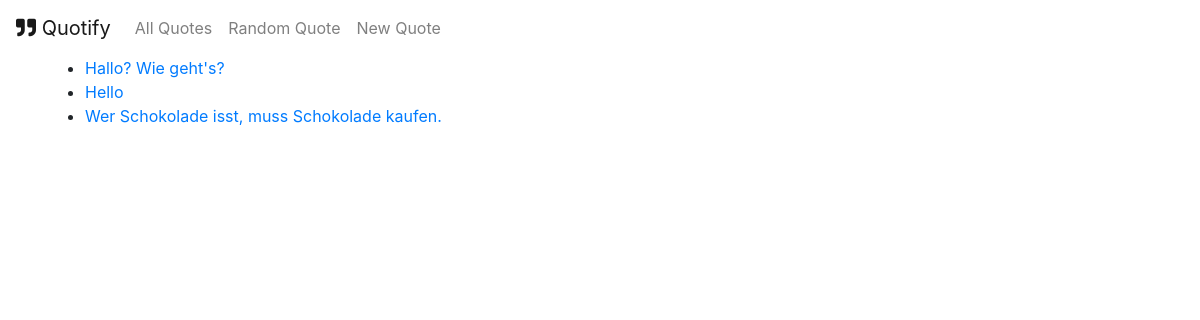
The page /quotes/ on the database as committed earlier.
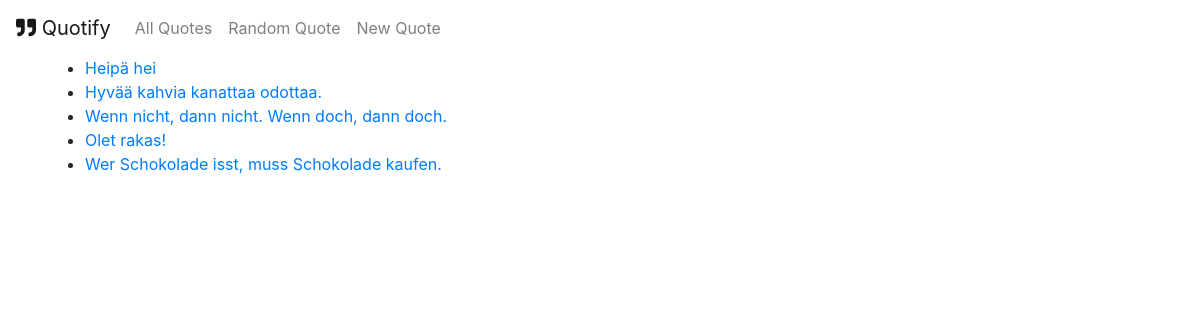
The same page on the database as committed later.
### quotes/models.py (models this page shows, shortened)
class Quote(models.Model):
    quote_text = models.CharField(max_length=1000)
    pub_date = models.DateTimeField('date published', auto_now=True)
    likes = models.IntegerField(default=0)

### quotes/views.py (the view)
# urls.py: path('', views.IndexView.as_view(), name='index'),
class IndexView(generic.ListView):
    template_name = 'quotes/index.html'
    context_object_name = 'quote_list'
    def get_queryset(self):
        return Quote.objects.all().order_by('-pub_date')

### quotes/templates/quotes/index.html
{% extends 'quotes/base.html' %}
{% block content %}
    {% if quote_list %}
    <ul>
    {% for quote in quote_list %}
        <li><a href="{% url 'quotes:detail' quote.id %}">{{ quote.quote_text }}</a></li>
    {% endfor %}
    </ul>
    {% else %}
        <p>No quotes available.</p>
    {% endif %}
{% endblock %}

### quotes/templates/quotes/base.html (shortened to what this page needs)
<!DOCTYPE html>
<html lang="en">
<head>
    <link rel="stylesheet" href="https://stackpath.bootstrapcdn.com/bootstrap/4.5.0/css/bootstrap.min.css">
    <link rel="stylesheet" href="https://use.fontawesome.com/releases/v5.13.0/css/all.css">
</head>
<body>
    <nav class="navbar navbar-expand-lg navbar-light">
        <a class="navbar-brand" href="{% url 'quotes:index' %}">
            <i class="fas fa-quote-right"></i>
            Quotify
        </a>
        <div class="collapse navbar-collapse" id="navbarNav">
            <ul class="navbar-nav">
                <li class="nav-item">
                    <a class="nav-link" href="{% url 'quotes:index' %}">All Quotes</a>
                </li>
                <li class="nav-item">
                    <a class="nav-link" href="{% url 'quotes:random' %}">Random Quote</a>
                </li>
                <li class="nav-item">
                    <a class="nav-link" href="{% url 'quotes:add' %}">New Quote</a>
                </li>
            </ul>
        </div>
    </nav>
    <div class="content container">
        {% block content %}
        {% endblock %}
    </div>
</body>
</html>

Rows that differ between the two databases and show on the page:
removed Quote: quote_text "Hallo? Wie geht's?"
removed Quote: quote_text "Hello"
added Quote: quote_text "Heipä hei"
added Quote: quote_text "Hyvää kahvia kanattaa odottaa."
added Quote: quote_text "Wenn nicht, dann nicht. Wenn doch, dann doch."
added Quote: quote_text "Olet rakas!"
